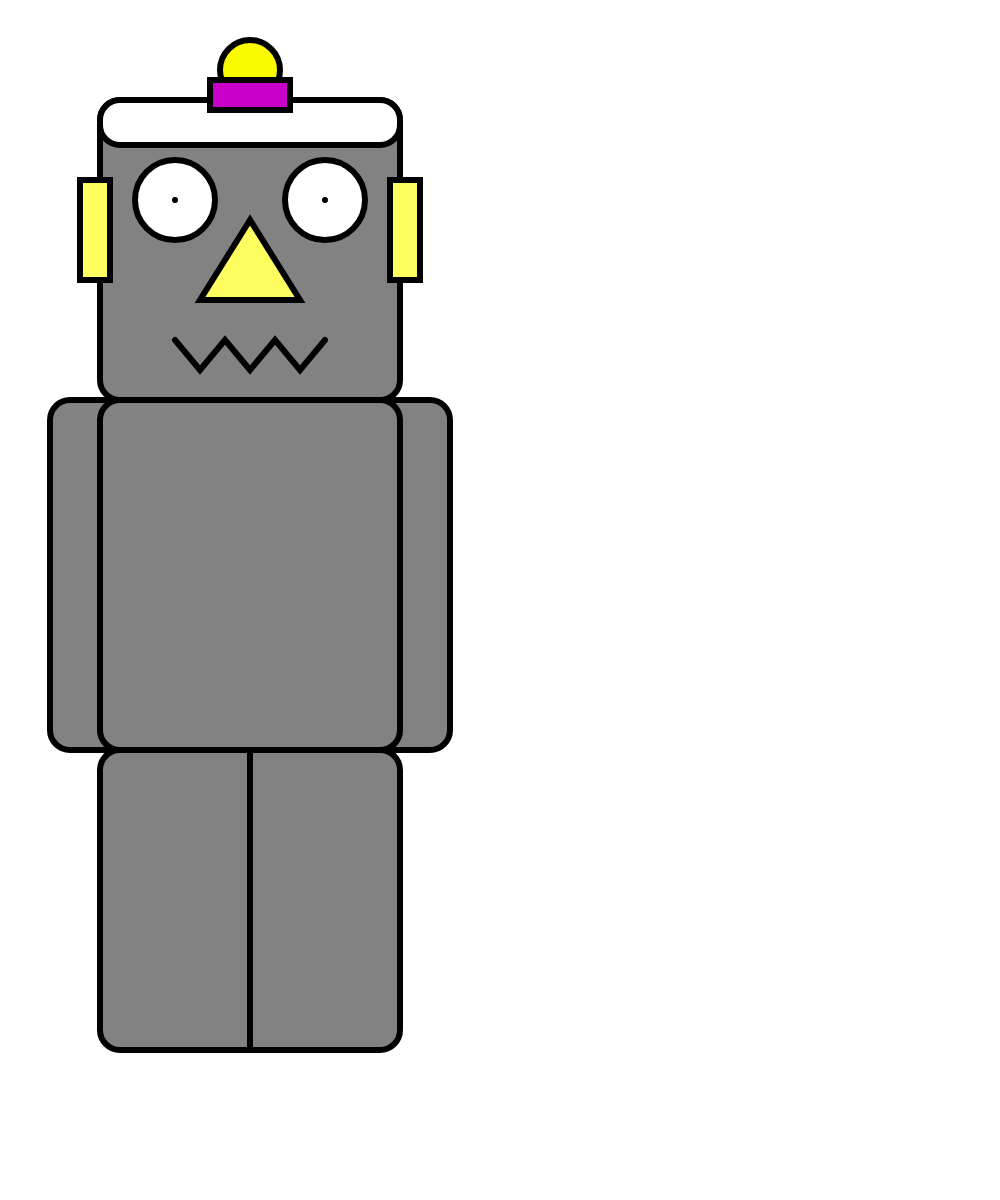
Frame 1 (no input)
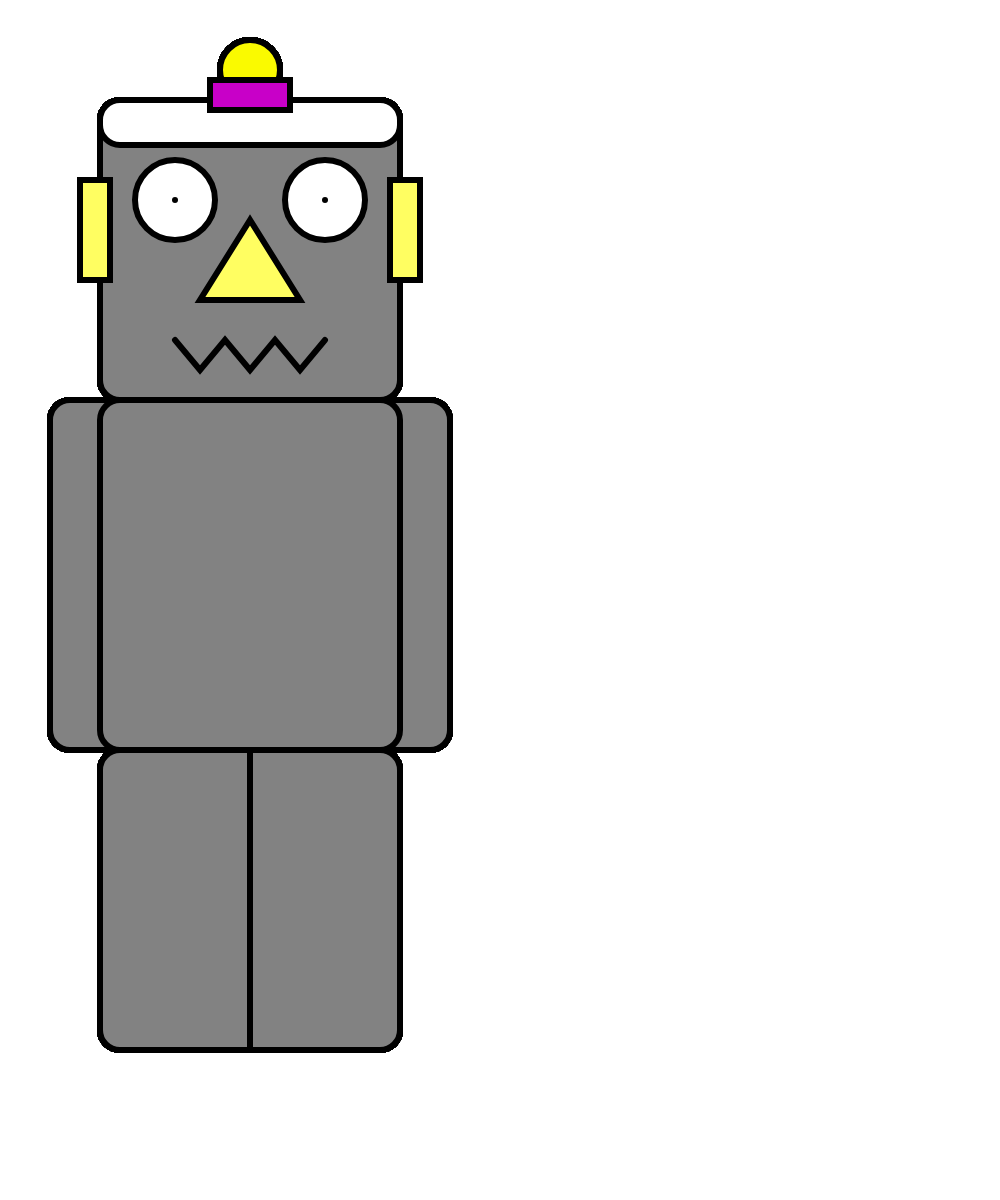
Frame 60 (no input)
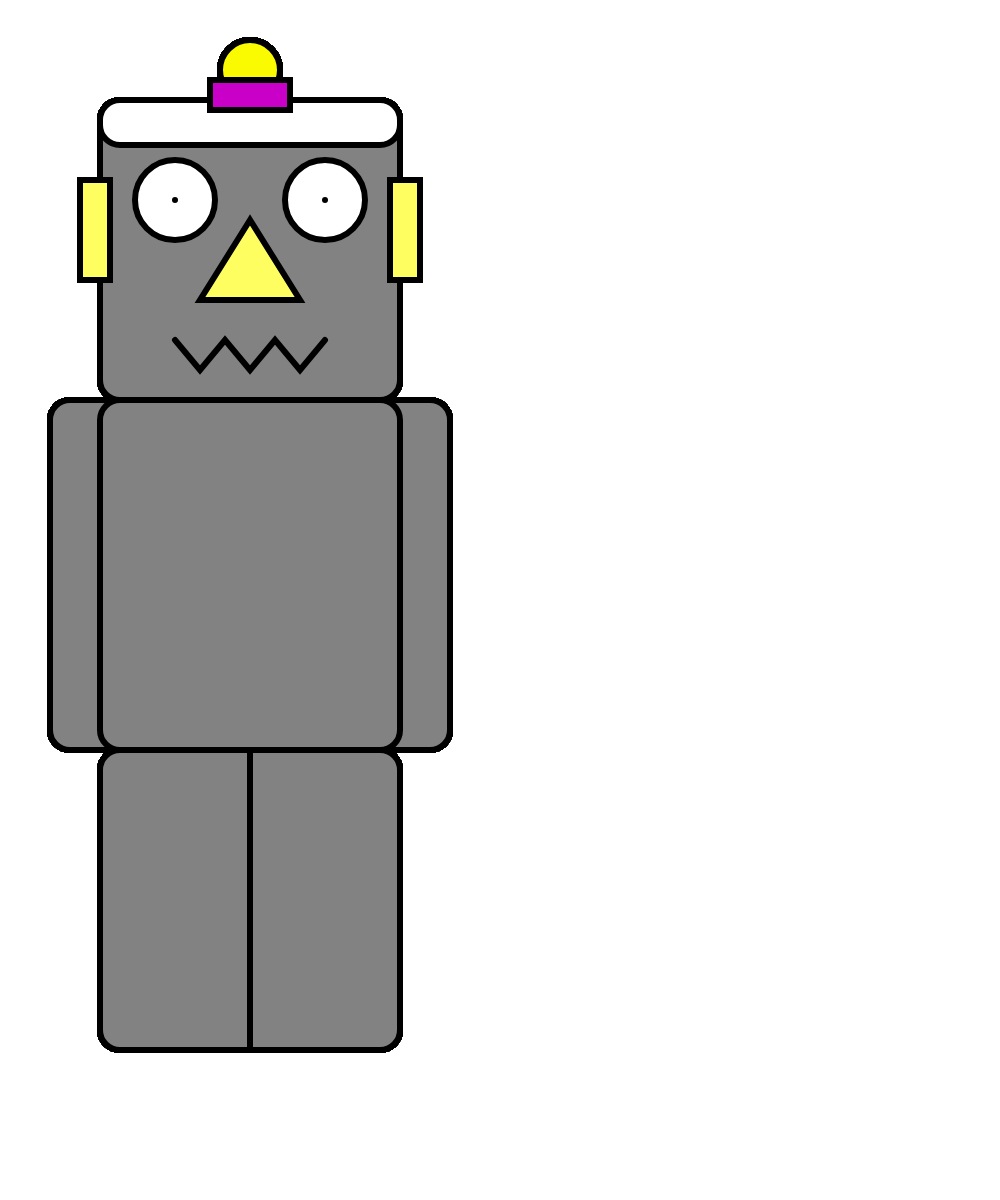
Frame 120 (the mouse pressed at the canvas centre since frame 60)

The p5.js sketch that drew these frames (run headless with seeded random() and noise() and a simulated clock; from frame 60 on, the mouse is pressed at the canvas centre):

// p5.js sketch
// ── sketch.js
function setup()
{
	//create a canvas for the robot
	createCanvas(1000, 1200);
}

function draw()
{
	strokeWeight(6);

	//robots head
	fill(130);
	rect(100, 100, 300, 300, 20);
	fill(255,255,255);
	rect(100, 100, 300, 45, 20);


	//robots antenna
	fill(250, 250, 0);
	ellipse(250, 70, 60, 60);

	fill(200, 0, 200);
	rect(210, 80, 80, 30);

	//robots eyes
	fill(255);
	ellipse(175, 200, 80, 80);
	point(175, 200);
	ellipse(325, 200, 80, 80);
	point(325, 200);


	//robots nose
	fill(255, 254, 97);
	triangle(250, 220, 200, 300, 300, 300);

	//robots ears
	rect(80, 180, 30, 100);
	rect(390, 180, 30, 100);

	//robots mouth
	noFill();
	beginShape();
	vertex(175, 340);
	vertex(200, 370);
	vertex(225, 340);
	vertex(250, 370);
	vertex(275, 340);
	vertex(300, 370);
	vertex(325, 340);
	endShape();

	
	//robots arms
	fill(130);
	rect(50, 400, 400, 350, 20);

	//robots body
	fill(130);
	rect(100, 400, 300, 350, 20);
	


	
	//robots legs
	fill(130);
	rect(100, 750, 300, 300, 20);
	line(250,750,250,1050)

	

	
	
}
